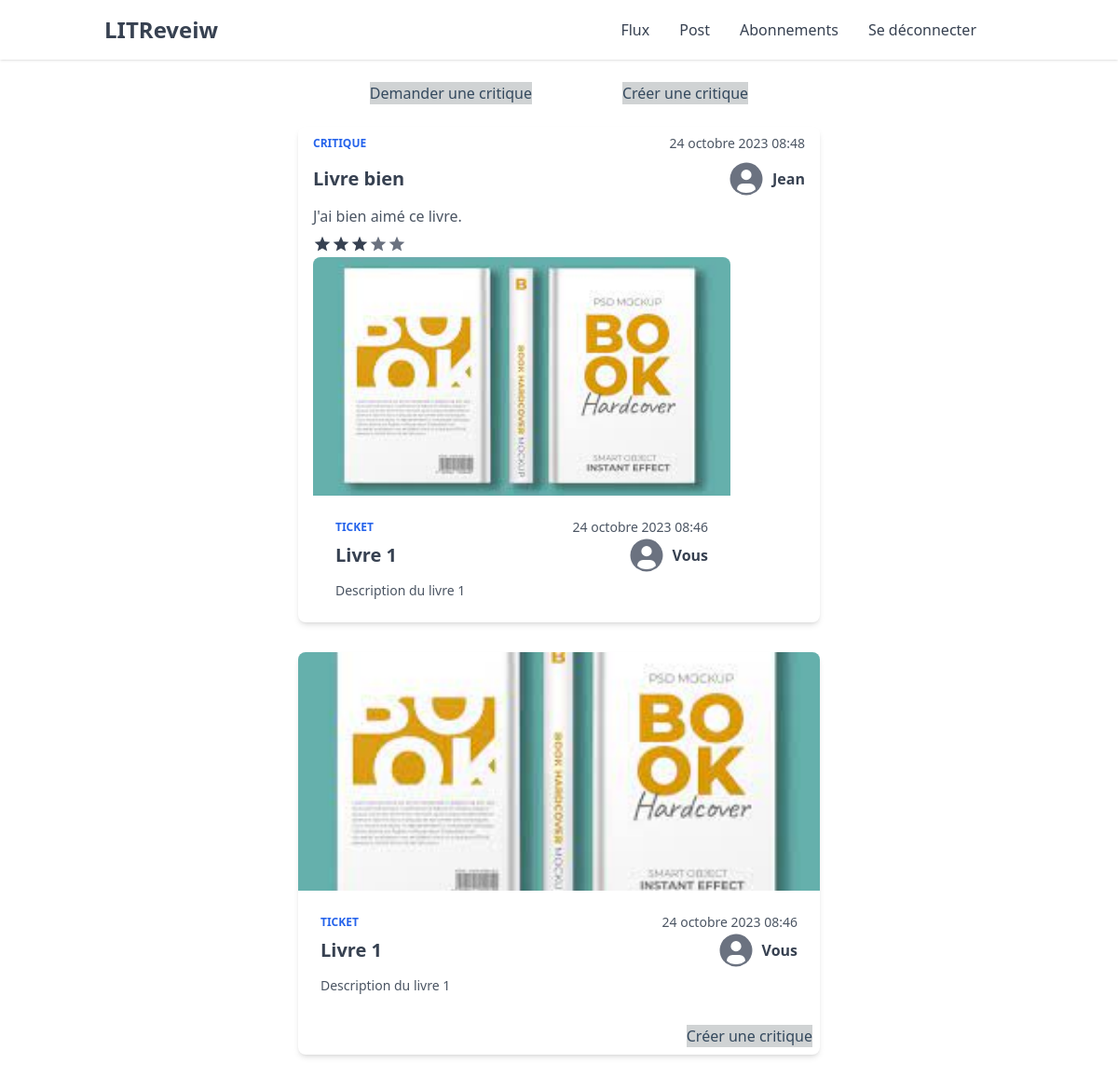
The page /acceuil/ (signed in) on the database its author committed.
### review/models.py (models this page shows)
class Review(models.Model):
    headline = models.CharField(max_length=128)
    body = models.TextField(max_length=8192, blank=True)
    rating = models.PositiveSmallIntegerField(
        validators=[MaxValueValidator(5), MinValueValidator(1)]
    )
    time_created = models.DateTimeField(auto_now_add=True)
    id_user = models.ForeignKey(settings.AUTH_USER_MODEL, on_delete=models.CASCADE)
    id_ticket = models.ForeignKey("ticket.Ticket", on_delete=models.CASCADE)

### authentication/models.py (models this page shows)
class User(AbstractUser):
    first_name = None
    last_name = None
    email = models.EmailField(null=True, blank=True)
    USERNAME_FIELD = "username"

### ticket/models.py (models this page shows, shortened)
class Ticket(models.Model):
    title = models.CharField(max_length=128)
    description = models.TextField(max_length=2048, blank=True)
    image = models.ImageField(upload_to='tickets/', null=True, blank=True)
    time_created = models.DateTimeField(auto_now_add=True)
    id_user = models.ForeignKey(settings.AUTH_USER_MODEL, on_delete=models.CASCADE)

### flux/views.py (the view, shortened to what this page needs)
# urls.py: path("acceuil/", flux.views.FluxPageView.as_view(), name="acceuil"),
class FluxPageView(LoginRequiredMixin, View):
    template_name = "flux.html"
    def get(self, request):
        followed_users = UserFollows.objects.filter(user=request.user.id)
        tickets = []
        reviews = []
        your_tickets = Ticket.objects.filter(id_user=request.user)
        your_reviews = Review.objects.filter(id_user=request.user)
        your_ticket_responses = Review.objects.filter(id_ticket__id_user=request.user)
        for ticket in your_tickets:
            ticket.post_type = "Ticket"
            ticket.time_created = datetime.strptime(
                ticket.time_created.strftime("%H:%M, %d %B %Y"), "%H:%M, %d %B %Y"
            )
        for ticket_response in your_ticket_responses:
            ticket_response.post_type = "Review"
            ticket_response.time_created = datetime.strptime(
                ticket_response.time_created.strftime("%H:%M, %d %B %Y"),
                "%H:%M, %d %B %Y",
            )
            ticket_response.rating_empty = range(5 - ticket_response.rating)
            ticket_response.rating = range(ticket_response.rating)
        tickets.extend(your_tickets)
        reviews.extend(your_reviews)
        reviews.extend(your_ticket_responses)
        posts = sorted(
            chain(tickets, reviews), key=lambda post: post.time_created, reverse=True
        )
        return render(
            request, self.template_name, context={"posts": posts, "tickets": tickets}
        )

### flux/templates/flux.html (shortened to what this page needs)
{% extends 'base.html' %} {% block content %}
<div class="flex flex-col items-center">
    <div class="flex flex-row justify-evenly w-1/2 mb-6">
        <a class="button bg-[#D0D3D4] text-[#34495E] hover:bg-[#718093] hover:text-white"
            href="{% url 'create_ticket' %}">Demander une critique</a>
        <a class="button bg-[#D0D3D4] text-[#34495E] hover:bg-[#718093] hover:text-white"
            href="{% url 'create_review' %}">Créer une critique</a>
    </div>
    <div class="flex flex-col items-center mb-6 gap-8">
        {% for post in posts %}
        {% if post.post_type == 'Ticket' %}
        <div class=" flex flex-col w-[35rem] overflow-hidden bg-white rounded-lg shadow-md">
            <img class="object-cover w-full h-64" src="{{ post.image.url }}" alt="Article {{ post.title }}" />
            <div class="p-6">
                <div>
                    <div class="flex items-center justify-between">
                        <span class="text-xs font-bold text-blue-600 uppercase">
                            Ticket
                        </span>
                        <span class="text-sm font-light text-gray-600">
                            {{ post.time_created }}
                        </span>
                    </div>
                    <div class="flex items-center justify-between">
                        <a href="#" class="text-xl font-bold text-gray-700 hover:text-gray-600 hover:underline"
                            tabindex="0" role="link">{{ post.title }}</a>
                        <div class="flex items-center">
                            <a class="font-bold text-gray-700 cursor-pointer" tabindex="0" role="link">
                                {% if post.id_user == user%}Vous
                                {%else%} {{ post.id_user }}
                                {%endif%}
                            </a>
                        </div>
                    </div>
                    <p class="mt-2 text-sm text-gray-600">
                        {{ post.description }}
                    </p>
                </div>
            </div>
            <div class="flex self-end p-2 gap-2">
                <a class="button bg-[#D0D3D4] text-[#34495E] hover:bg-[#718093] hover:text-white"
                    href="{% url 'create_review_on_ticket' post.id %}">Créer une critique</a>
            </div>
        </div>
        {% elif post.post_type == 'Review' %}
        <div class="flex flex-col w-[35rem] px-4 py-2 bg-white rounded-lg shadow-md">
            <div class="flex items-center justify-between">
                <span class="text-xs font-bold text-blue-600 uppercase">
                    Critique
                </span>
                <span class="text-sm font-light text-gray-600">
                    {{ post.time_created }}
                </span>
            </div>
            <div class="mt-2">
                <div class="flex items-center justify-between">
                    <a href="#" class="text-xl font-bold text-gray-700 hover:text-gray-600 hover:underline" tabindex="0"
                        role="link">{{ post.headline }}</a>
                    <div class="flex items-center">
                        <a class="font-bold text-gray-700 cursor-pointer" tabindex="0" role="link">
                            {% if post.id_user == user%}Vous
                            {%else%} {{ post.id_user }}
                            {%endif%}
                        </a>
                    </div>
                </div>
                <p class="mt-2 text-gray-600">{{ post.body }}</p>
                <div class="flex mt-2 item-center">
                    {% for i in post.rating %}
                    <svg class="w-5 h-5 text-gray-700 fill-current" viewBox="0 0 24 24">
                        <path
                            d="M12 17.27L18.18 21L16.54 13.97L22 9.24L14.81 8.63L12 2L9.19 8.63L2 9.24L7.46 13.97L5.82 21L12 17.27Z" />
                    </svg>
                    {% endfor %} {% for i in post.rating_empty %}
                    <svg class="w-5 h-5 text-gray-500 fill-current" viewBox="0 0 24 24">
                        <path
                            d="M12 17.27L18.18 21L16.54 13.97L22 9.24L14.81 8.63L12 2L9.19 8.63L2 9.24L7.46 13.97L5.82 21L12 17.27Z" />
                    </svg>
                    {% endfor %}
                </div>
            </div>
            <div class="flex flex-col w-[28rem] h-[23rem] mt-1 overflow-hidden bg-white rounded-lg">
                <img class="object-cover w-full h-64" src="{{ post.id_ticket.image.url }}"
                    alt="Article {{ post.id_ticket.title }}" />
                <div class="p-6">
                    <div>
                        <div class="flex items-center justify-between">
                            <span class="text-xs font-bold text-blue-600 uppercase">
                                Ticket
                            </span>
                            <span class="text-sm font-light text-gray-600">
                                {{ post.id_ticket.time_created }}
                            </span>
                        </div>
                        <div class="flex items-center justify-between">
                            <a href="#" class="text-xl font-bold text-gray-700 hover:text-gray-600 hover:underline"
                                tabindex="0" role="link">{{ post.id_ticket.title }}</a>
                            <div class="flex items-center">
                                <a class="font-bold text-gray-700 cursor-pointer" tabindex="0" role="link">
                                    {% if post.id_ticket.id_user == user%}Vous
                                    {%else%} {{ post.id_ticket.id_user }}
                                    {%endif%}
                                </a>
                            </div>
                        </div>
                        <p class="mt-2 text-sm text-gray-600">
                            {{ post.id_ticket.description }}
                        </p>
                    </div>
                </div>
            </div>
        </div>
        {% endif %}
        {% endfor %}
    </div>
</div>
{% endblock content %}

### theme/templates/base.html (shortened to what this page needs)
{% load static tailwind_tags %}
<!DOCTYPE html>
<html lang="en">
    <head>
        {% tailwind_css %}
    </head>
    <body class="font-sans leading-normal tracking-normal">
        <nav x-data="{ isOpen: false }" class="relative bg-white shadow">
            <div
                class="container px-6 py-4 mx-auto md:flex md:justify-between md:items-center"
            >
                <div class="flex items-center justify-between">
                    <a href="#">
                        <div
                            class="text-xl font-semibold text-gray-700 md:text-2xl"
                        >
                            LITReveiw
                        </div>
                    </a>
                </div>
                {% if user.is_authenticated %}
                <div
                    x-cloak
                    :class="[isOpen ? 'translate-x-0 opacity-100 ' : 'opacity-0 -translate-x-full']"
                    class="absolute inset-x-0 z-20 w-full px-6 py-4 transition-all duration-300 ease-in-out bg-white md:mt-0 md:p-0 md:top-0 md:relative md:bg-transparent md:w-auto md:opacity-100 md:translate-x-0 md:flex md:items-center"
                >
                    <div class="flex flex-col md:flex-row md:mx-6">
                        <a
                            class="my-2 text-gray-700 transition-colors duration-300 transform hover:text-blue-500 md:mx-4 md:my-0"
                            href="{% url 'acceuil' %}"
                            >Flux</a
                        >
                        <a
                            class="my-2 text-gray-700 transition-colors duration-300 transform hover:text-blue-500 md:mx-4 md:my-0"
                            href="{% url 'post' %}"
                            >Post</a
                        >
                        <a
                            class="my-2 text-gray-700 transition-colors duration-300 transform hover:text-blue-500 md:mx-4 md:my-0"
                            href="{% url 'abonnements' %}"
                            >Abonnements</a
                        >
                        <a
                            class="my-2 text-gray-700 transition-colors duration-300 transform hover:text-blue-500 md:mx-4 md:my-0"
                            href="{% url 'logout' %}"
                            >Se déconnecter</a
                        >
                    </div>
                </div>
                {% endif %}
            </div>
        </nav>
        <div id="main" class="mt-6">
            {% block content %} {% endblock content %}
        </div>
    </body>
</html>

### rows shown on the page
Review: time_created "24 octobre 2023 08:48", headline "Livre bien", id_user "Jean", body "J'ai bien aimé ce livre.", rating 3 (drawn), id_ticket.image (picture), id_ticket.time_created "24 octobre 2023 08:46", id_ticket "Livre 1", shows "Vous", id_ticket.description "Description du livre 1"
Ticket: image (picture), time_created "24 octobre 2023 08:46", title "Livre 1", shows "Vous", description "Description du livre 1"
